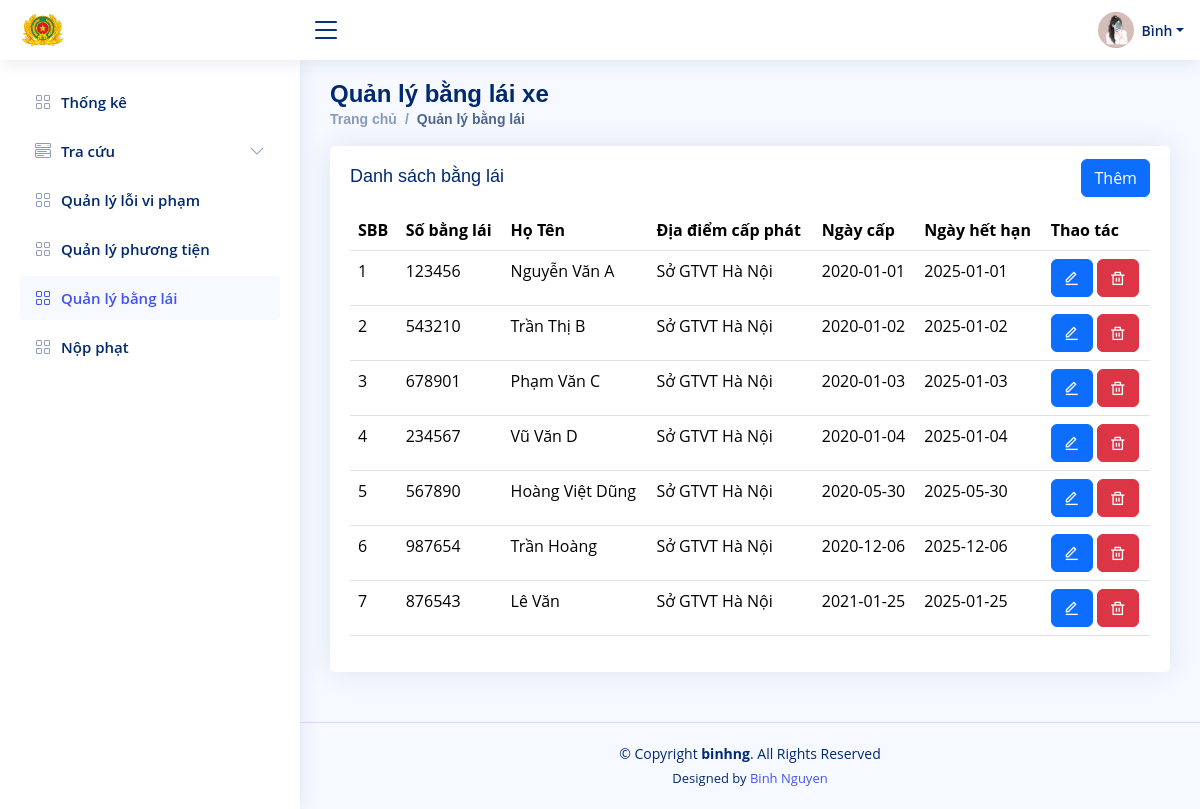
Screenshot of /driving-licenses-management.php (signed in) with the database file from the repository.
### tables this page shows
CREATE TABLE IF NOT EXISTS driving_licenses (
    license_id INT AUTO_INCREMENT PRIMARY KEY,
    license_number VARCHAR(20) NOT NULL,
    driver_name VARCHAR(100) NOT NULL,
    date_of_issue DATE NOT NULL,
    date_of_expiry DATE NOT NULL,
    issuing_authority VARCHAR(100),
    UNIQUE (license_number)
);

### driving-licenses-management.php (the view, shortened to what this page needs)
<?php
require_once 'db.php';
$query = "SELECT * FROM driving_licenses";
$result = mysqli_query($con, $query);
?>
<!DOCTYPE html>
<html lang="vi">
<head>
    <link href="assets/vendor/bootstrap/css/bootstrap.min.css" rel="stylesheet">
    <link href="assets/vendor/bootstrap-icons/bootstrap-icons.css" rel="stylesheet">
    <link href="assets/vendor/boxicons/css/boxicons.min.css" rel="stylesheet">
    <link href="assets/vendor/quill/quill.snow.css" rel="stylesheet">
    <link href="assets/vendor/quill/quill.bubble.css" rel="stylesheet">
    <link href="assets/vendor/remixicon/remixicon.css" rel="stylesheet">
    <link href="assets/vendor/simple-datatables/style.css" rel="stylesheet">
    <link href="assets/css/style.css" rel="stylesheet">
</head>
<body>
    <?php include 'header.php'; ?>
    <?php include 'sidebar.php'; ?>
    <main id="main" class="main">
        <div class="pagetitle">
            <h1>Quản lý bằng lái xe</h1>
            <nav>
                <ol class="breadcrumb">
                    <li class="breadcrumb-item"><a href="index.html">Trang chủ</a></li>
                    <li class="breadcrumb-item active">Quản lý bằng lái</li>
                </ol>
            </nav>
        </div>
        <section class="section">
            <div class="row">
                <div class="col-lg-12">
                    <div class="card">
                        <div class="card-body">
                            <div class="d-flex justify-content-between">
                                <h5 class="card-title">Danh sách bằng lái</h5>
                                <div class="d-flex align-items-center">
                                    <button class="btn btn-primary" data-bs-toggle="modal"
                                        data-bs-target="#exampleModal">Thêm</button>
                                </div>
                            </div>
                        </div>
                    </div>
                    <table class="table datatable">
                        <thead>
                            <tr>
                                <th>SBB</th>
                                <th>Số bằng lái</th>
                                <th>Họ Tên</th>
                                <th>Địa điểm cấp phát</th>
                                <th data-type="date" data-format="YYYY/DD/MM">Ngày cấp</th>
                                <th data-type="date" data-format="YYYY/DD/MM">Ngày hết hạn</th>
                                <th>Thao tác</th>
                            </tr>
                        </thead>
                        <tbody>
                            <tr>
                                <?php
                                while ($row = mysqli_fetch_assoc($result)) {
                                    ?>
                                    <td><?php echo $row['license_id']; ?></td>
                                    <td><?php echo $row['license_number']; ?></td>
                                    <td><?php echo $row['driver_name']; ?></td>
                                    <td><?php echo $row['issuing_authority']; ?></td>
                                    <td><?php echo $row['date_of_issue']; ?></td>
                                    <td><?php echo $row['date_of_expiry']; ?></td>
                                    <td>
                                        <a href="#" class="btn btn-primary edit"
                                            data-id="<?php echo $row['license_id']; ?>">
                                            <i class="ri-edit-line"></i>
                                        </a>
                                        <a href="#" class="btn btn-danger delete"
                                            data-id="<?php echo $row['license_id']; ?>">
                                            <i class="ri-delete-bin-line"></i>
                                        </a>
                                    </td>
                                </tr>
                                <?php
                                }
                                ?>
                        </tbody>
                    </table>
                </div>
            </div>
        </section>
    </main>
    <?php include 'footer.php'; ?>
</body>
</html>

### header.php (shortened to what this page needs)
<header id="header" class="header fixed-top d-flex align-items-center">
<div class="d-flex align-items-center justify-content-between">
  <a href="index.html" class="logo d-flex align-items-center">
    <img src="assets/img/logo.png" alt="">
  </a>
  <i class="bi bi-list toggle-sidebar-btn"></i>
</div>
<nav class="header-nav ms-auto">
  <ul class="d-flex align-items-center">
    <li class="nav-item dropdown pe-3">
      <a class="nav-link nav-profile d-flex align-items-center pe-0" href="#" data-bs-toggle="dropdown">
        <img src="assets/img/avatar.jpg" alt="Profile" class="rounded-circle">
        <span class="d-none d-md-block dropdown-toggle ps-2">Bình</span>
      </a>
    </li>
  </ul>
</nav>
</header>

### sidebar.php (shortened to what this page needs)
<?php
  $current_page = basename($_SERVER['PHP_SELF']);
?>
<aside id="sidebar" class="sidebar">
<ul class="sidebar-nav" id="sidebar-nav">
  <li class="nav-item">
    <a class="nav-link <?php echo ($current_page == 'index.php') ? '' : 'collapsed'; ?>"
      href="index.php">
      <i class="bi bi-grid"></i>
      <span>Thống kê</span>
    </a>
  </li>
  <li class="nav-item">
    <a class="nav-link <?php echo ($current_page == 'tra-cuu.php') ? '' : 'collapsed'; ?>"
      data-bs-target="#components-nav" data-bs-toggle="collapse" href="#">
      <i class="bi bi-menu-button-wide"></i>
      <span>Tra cứu</span>
      <i class="bi bi-chevron-down ms-auto"></i>
    </a>
  </li>
  <li class="nav-item" >
    <a href="traffic_reports_management.php" class="nav-link <?php echo ($current_page == 'traffic_reports_management.php') ? '' : 'collapsed'; ?>">
      <i class="bi bi-grid"></i>
      <span>Quản lý lỗi vi phạm</span>
    </a>
  </li>
  <li class="nav-item">
    <a href="vehicle-management.php" class="nav-link <?php echo ($current_page == 'vehicle-management.php') ? '' : 'collapsed'; ?>">
      <i class="bi bi-grid"></i>
      <span>Quản lý phương tiện</span>
    </a>
  </li>
  <li class="nav-item">
    <a href="driving-licenses-management.php" class="nav-link <?php echo ($current_page == 'driving-licenses-management.php') ? '' : 'collapsed'; ?>">
      <i class="bi bi-grid"></i>
      <span>Quản lý bằng lái</span>
    </a>
  </li>
  <li class="nav-item">
    <a href="payment.php" class="nav-link collapsed">
      <i class="bi bi-grid"></i>
      <span>Nộp phạt</span>
    </a>
  </li>
</ul>
</aside>

### footer.php
<footer id="footer" class="footer">
  <div class="copyright">
    &copy; Copyright <strong><span>binhng</span></strong>. All Rights Reserved
  </div>
  <div class="credits">
    Designed by <a href="#">Binh Nguyen</a>
  </div>
</footer>

### assets/css/style.css (style rules this page uses)
:root { scroll-behavior: smooth; }
body { font-family: "Open Sans", sans-serif; background: #f6f9ff; color: #444444; }
a { color: #4154f1; text-decoration: none; }
h1, h2, h3, h4, h5, h6 { font-family: "Nunito", sans-serif; }
#main { margin-top: 60px; padding: 20px 30px; transition: all 0.3s; }
.pagetitle { margin-bottom: 10px; }
.pagetitle h1 { font-size: 24px; margin-bottom: 0; font-weight: 600; color: #012970; }
.card { margin-bottom: 30px; border: none; border-radius: 5px; box-shadow: 0px 0 30px rgba(1, 41, 112, 0.1); }
.card-title { padding: 20px 0 15px 0; font-size: 18px; font-weight: 500; color: #012970; font-family: "Poppins", sans-serif; }
.card-body { padding: 0 20px 20px 20px; }
.breadcrumb { font-size: 14px; font-family: "Nunito", sans-serif; color: #899bbd; font-weight: 600; }
.breadcrumb a { color: #899bbd; transition: 0.3s; }
.breadcrumb .breadcrumb-item::before { color: #899bbd; }
.breadcrumb .active { color: #51678f; font-weight: 600; }
.logo { line-height: 1; }
@media (min-width: 1200px) { .logo { width: 280px; } }
.logo img { max-height: 36px; margin-right: 6px; }
.header { transition: all 0.5s; z-index: 997; height: 60px; box-shadow: 0px 2px 20px rgba(1, 41, 112, 0.1); background-color: #fff; padding-left: 20px; }
.header .toggle-sidebar-btn { font-size: 32px; padding-left: 10px; cursor: pointer; color: #012970; }
.header-nav ul { list-style: none; }
.header-nav>ul { margin: 0; padding: 0; }
.header-nav .nav-profile { color: #012970; }
.header-nav .nav-profile img { max-height: 36px; }
.header-nav .nav-profile span { font-size: 14px; font-weight: 600; }
.sidebar { position: fixed; top: 60px; left: 0; bottom: 0; width: 300px; z-index: 996; transition: all 0.3s; padding: 20px; overflow-y: auto; scrollbar-width: thin; scrollbar-color: #aab7cf transparent; box-shadow: 0px 0px 20px rgba(1, 41, 112, 0.1); background-color: #fff; }
@media (min-width: 1200px) { #main, #footer { margin-left: 300px; } }
.sidebar-nav { padding: 0; margin: 0; list-style: none; }
.sidebar-nav li { padding: 0; margin: 0; list-style: none; }
.sidebar-nav .nav-item { margin-bottom: 5px; }
.sidebar-nav .nav-link { display: flex; align-items: center; font-size: 15px; font-weight: 600; color: #4154f1; transition: 0.3; background: #f6f9ff; padding: 10px 15px; border-radius: 4px; }
.sidebar-nav .nav-link i { font-size: 16px; margin-right: 10px; color: #4154f1; }
.sidebar-nav .nav-link.collapsed { color: #012970; background: #fff; }
.sidebar-nav .nav-link.collapsed i { color: #899bbd; }
.sidebar-nav .nav-link .bi-chevron-down { margin-right: 0; transition: transform 0.2s ease-in-out; }
.footer { padding: 20px 0; font-size: 14px; transition: all 0.3s; border-top: 1px solid #cddfff; }
.footer .copyright { text-align: center; color: #012970; }
.footer .credits { padding-top: 5px; text-align: center; font-size: 13px; color: #012970; }

### rows the page displays
driving_licenses: license_id "1", license_number "123456", driver_name "Nguyễn Văn A", issuing_authority "Sở GTVT Hà Nội", date_of_issue "2020-01-01", date_of_expiry "2025-01-01"
driving_licenses: license_id "2", license_number "543210", driver_name "Trần Thị B", issuing_authority "Sở GTVT Hà Nội", date_of_issue "2020-01-02", date_of_expiry "2025-01-02"
driving_licenses: license_id "3", license_number "678901", driver_name "Phạm Văn C", issuing_authority "Sở GTVT Hà Nội", date_of_issue "2020-01-03", date_of_expiry "2025-01-03"
driving_licenses: license_id "4", license_number "234567", driver_name "Vũ Văn D", issuing_authority "Sở GTVT Hà Nội", date_of_issue "2020-01-04", date_of_expiry "2025-01-04"
driving_licenses: license_id "5", license_number "567890", driver_name "Hoàng Việt Dũng", issuing_authority "Sở GTVT Hà Nội", date_of_issue "2020-05-30", date_of_expiry "2025-05-30"
driving_licenses: license_id "6", license_number "987654", driver_name "Trần Hoàng", issuing_authority "Sở GTVT Hà Nội", date_of_issue "2020-12-06", date_of_expiry "2025-12-06"
driving_licenses: license_id "7", license_number "876543", driver_name "Lê Văn", issuing_authority "Sở GTVT Hà Nội", date_of_issue "2021-01-25", date_of_expiry "2025-01-25"
